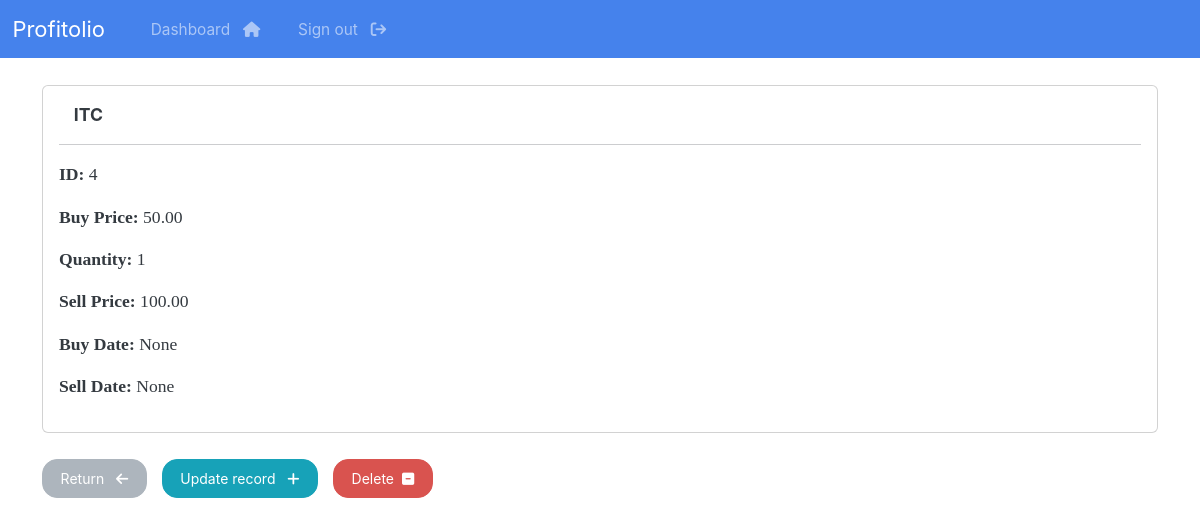
The app's page /record/4 (signed in) with its own data.
### profitolio/models.py (models this page shows, shortened)
class Record(models.Model):
    creation_date = models.DateTimeField(auto_now_add=True)
    company_name = models.CharField(max_length=100, null = True)
    stock_symbol = models.CharField(max_length=100, null = True)
    buy_price = models.DecimalField(max_digits = 20, decimal_places = 2, null = True)
    quantity = models.PositiveIntegerField(null = True)
    sell_price = models.DecimalField(max_digits = 20, decimal_places = 2, null = True)
    returns = models.DecimalField(max_digits = 20, decimal_places = 2, null = True, blank = True)
    buy_date = models.DateField( null = True)
    sell_date = models.DateField(null = True)

### profitolio/views.py (the view)
# urls.py: path('record/<int:pk>', views.singular_record, name="record"),
@login_required(login_url='my-login')
def singular_record(request, pk):
    all_records = Record.objects.get(id=pk)
    context = {'record':all_records}
    return render(request, 'profitolio/view-record.html', context=context)

### profitolio/templates/profitolio/view-record.html (shortened to what this page needs)
{% extends 'profitolio/base.html' %}
{% block content %}
    <div class="card">
        <div class="card-body">
            <strong>
                {{record.stock_symbol|upper}}
            </strong>
            <hr>
            <p> <strong> ID: </strong> {{record.id}} </p>
            <p> <strong> Buy Price: </strong> {{record.buy_price}} </p>
            <p> <strong> Quantity: </strong> {{record.quantity}} </p>
            <p> <strong> Sell Price: </strong> {{record.sell_price}} </p>
            <p> <strong> Buy Date: </strong> {{record.buy_date}} </p>
            <p> <strong> Sell Date: </strong> {{record.sell_date}} </p>
        </div>
    </div>
    <br>
    <a href="{% url 'dashboard' %}" class="btn btn-secondary"> Return &nbsp; <i class="fa fa-arrow-left" aria-hidden="true"></i> </a>
    <a href="{% url 'update-record' record.id %}" class="btn btn-info"> Update record &nbsp; <i class="fa fa-plus" aria-hidden="true"></i> </a>
    <a href="{% url 'delete-record' record.id %}" class="btn btn-danger"> Delete &nbsp;<i class="fa fa-minus-square" aria-hidden="true"></i> </a>
{% endblock %}

### records on screen
Record: stock_symbol "ITC", id "4", buy_price "50.00", quantity "1", sell_price "100.00", buy_date "None", sell_date "None"
